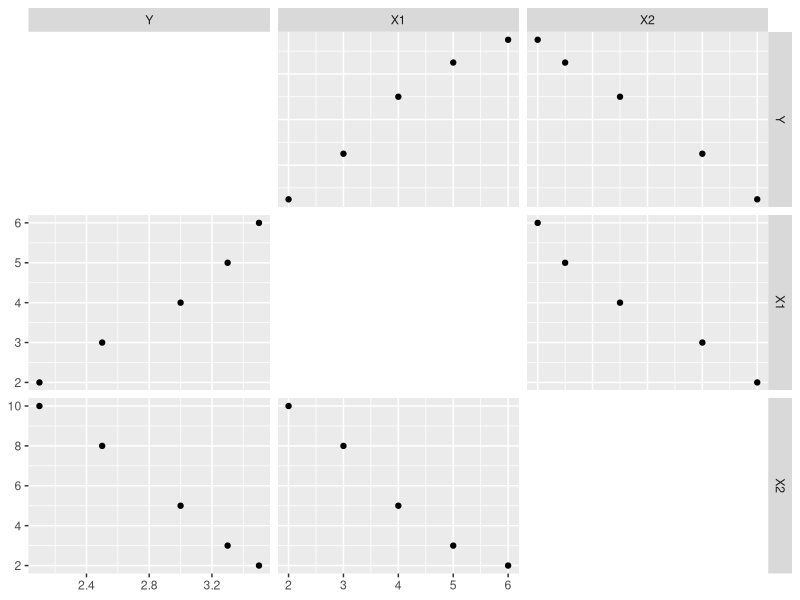

Here is the R script that generated this plot:
# Load necessary packages
library(ggplot2)
library(GGally)
library(car)

# (Data)
Y <- c(2.1, 2.5, 3.0, 3.3, 3.5)
X1 <- c(2, 3, 4, 5, 6)
X2 <- c(10, 8, 5, 3, 2)

data <- data.frame(Y, X1, X2)


ggpairs(data, upper = list(continuous = wrap("points")), diag = list(continuous = "blank"))



cor_matrix <- cor(data)
print("Correlation Matrix:")
print(cor_matrix)


model <- lm(Y ~ X1 + X2, data = data)
summary(model)


vcov_matrix <- vcov(model)
print("Variance-Covariance Matrix:")
print(vcov_matrix)


confint(model)


new_data <- data.frame(X1 = 1, X2 = 4)
predict(model, newdata = new_data, interval = "confidence")


Y_hat <- predict(model)
Y_mean <- mean(Y)
SSR <- sum((Y_hat - Y_mean)^2)
SSE <- sum((Y - Y_hat)^2)
SST <- sum((Y - Y_mean)^2)

cat("SSR (Regression):", SSR, "\n")
cat("SSE (Error):", SSE, "\n")
cat("SST (Total):", SST, "\n")


r_squared <- summary(model)$r.squared
cat("R-squared:", r_squared, "\n")




anova(model)
